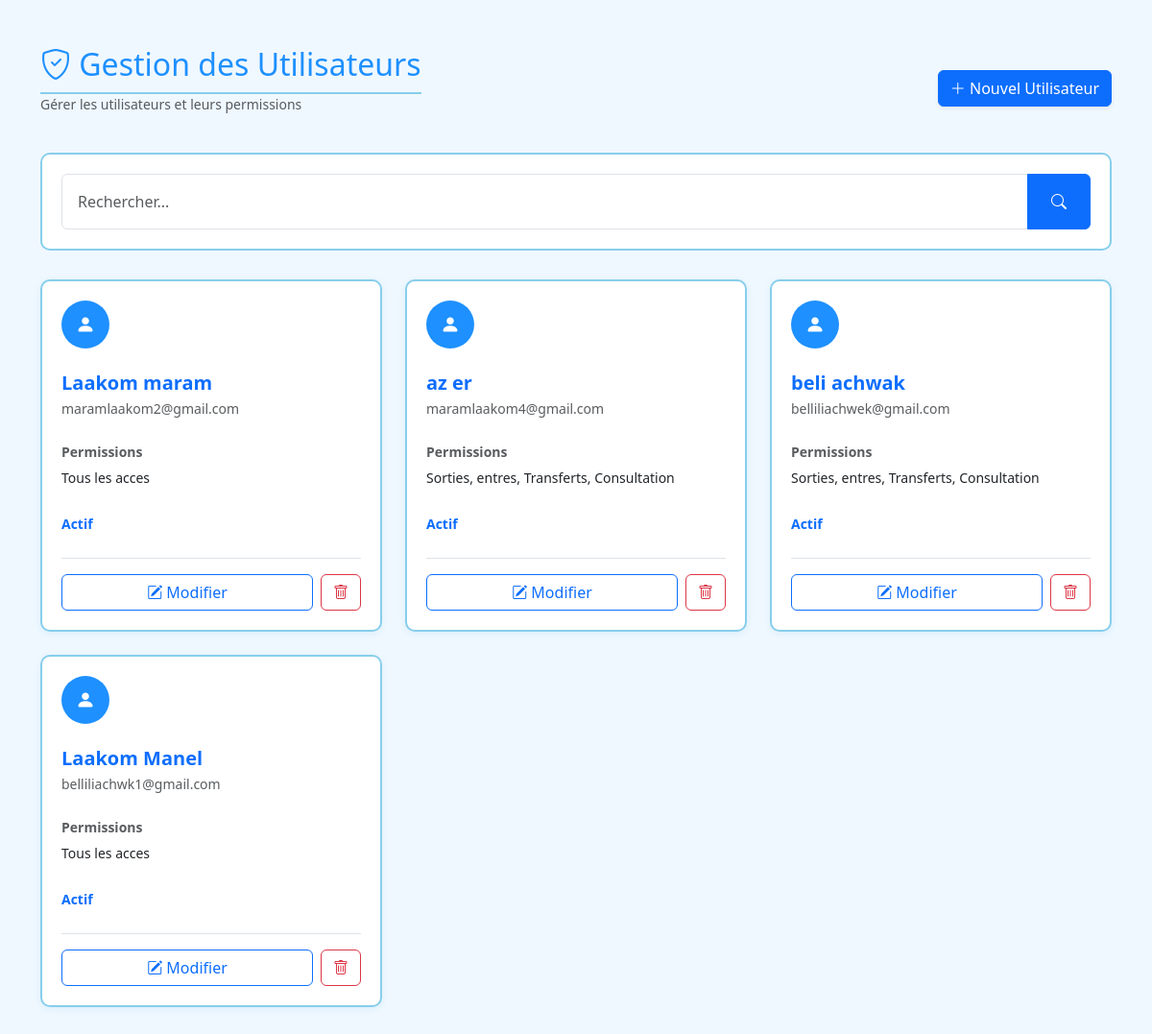
Screenshot of /Admin/gestionutilisateur/listeutilisateur.php (signed in) with the database file from the repository.
### tables this page shows
CREATE TABLE `utilisateur` (
  `id_utilisateur` int(11) NOT NULL,
  `nom` varchar(100) NOT NULL,
  `prenom` varchar(100) NOT NULL,
  `email` varchar(100) NOT NULL,
  `mot_de_passe` varchar(255) NOT NULL,
  `role` varchar(20) DEFAULT 'employe_stock',
  `etat_compte` enum('actif','bloque') DEFAULT 'actif',
  `date_creation` datetime DEFAULT current_timestamp(),
  `code_verif` int(6) DEFAULT NULL,
  `token_recuperation` varchar(100) DEFAULT NULL
);

### Admin/gestionutilisateur/listeutilisateur.php (the view, shortened to what this page needs)
<?php
require_once '../../includes/connexion.php';
if (isset($_GET['search'])) {
    $search = $_GET['search'];
} else {
    $search = "";
}
if ($search != "") {
    $stmt = $pdo->prepare("SELECT * FROM utilisateur
                           WHERE (nom LIKE ? OR prenom LIKE ? OR email LIKE ?) AND etat_compte = 'actif'");
    $stmt->execute(["%$search%", "%$search%", "%$search%"]);
} else {
    $stmt = $pdo->query("SELECT * FROM utilisateur WHERE etat_compte = 'actif'");
}
$users = $stmt->fetchAll();
?>
<!DOCTYPE html>
<html lang="fr">
<head>
    <link href="https://cdn.jsdelivr.net/npm/bootstrap@5.3.0/dist/css/bootstrap.min.css" rel="stylesheet">
    <link rel="stylesheet" href="https://cdn.jsdelivr.net/npm/bootstrap-icons@1.11.0/font/bootstrap-icons.css">
    <link rel="stylesheet" href="../../css/base.css">
    <link rel="stylesheet" href="../../css/cards.css">
</head>
<!DOCTYPE html>
<html lang="fr">
<head>
    <link href="https://cdn.jsdelivr.net/npm/bootstrap@5.3.0/dist/css/bootstrap.min.css" rel="stylesheet">
    <link rel="stylesheet" href="https://cdn.jsdelivr.net/npm/bootstrap-icons@1.11.0/font/bootstrap-icons.css">
    <link rel="stylesheet" href="../../css/base.css">
    <link rel="stylesheet" href="../../css/cards.css">
</head>
<body>
<div class="container py-5">
    <div class="d-flex justify-content-between align-items-center mb-4">
        <div>
            <h2 class="mb-0"><i class="bi bi-shield-check"></i> Gestion des Utilisateurs</h2>
            <p class="text-muted small">Gérer les utilisateurs et leurs permissions</p>
        </div>
        <a href="adduser.php" class="btn btn-primary shadow-sm">
            <i class="bi bi-plus-lg"></i> Nouvel Utilisateur
        </a>
    </div>
    <div class="search-container ">
        <form method="GET" >
            <div class="input-group">
                <input type="text" name="search" class="form-control p-3" placeholder="Rechercher...">
                <button class="btn btn-primary px-4"><i class="bi bi-search"></i></button>
            </div>
        </form>
    </div>
     <div class="row g-4">
    <?php if (empty($users)): ?>
        <div class="col-12">
            <div class="no-results shadow-sm">
                <i class="bi bi-person-x" style="font-size: 4rem; color: var(--secondary);"></i>
                <h4 class="mt-3 fw-bold" style="color: var(--primary);">Aucun utilisateur trouve</h4>
                <p class="text-muted">Essayez une autre recherche ou ajoutez un nouvel utilisateur</p>
            </div>
        </div>
    <?php else: ?>
        <?php foreach ($users as $u):
            $role_badge = ($u['role'] == 'Admin') ? 'bg-admin' : 'bg-employe';
        ?>
            <div class="col-md-4">
                <div class="user-card">
                    <div class="d-flex justify-content-between align-items-start mb-4">
                        <div class="avatar-circle">
                            <i class="bi bi-person-fill"></i>
                        </div>
                        <span class="badge rounded-pill <?= $role_badge ?> px-3 py-2">
                        </span>
                    </div>
                    <h5 class="fw-bold mb-1 text-primary"><?= htmlspecialchars($u['nom'] . ' ' . $u['prenom']) ?></h5>
                    <p class="text-muted small mb-4"><?= htmlspecialchars($u['email']) ?></p>
                    <div class="mb-4">
                        <label class="text-muted small d-block mb-1 fw-bold">Permissions</label>
                        <span class="small text-dark">
                            <?php
                                if($u['role'] == 'Admin') echo "Tous les acces";
                                elseif($u['role'] == 'employe_stock') echo "Sorties, entres, Transferts, Consultation";
                            ?>
                        </span>
                    </div>
                    <div class="mb-4">
                        <span class="small text-primary fw-bold">
                            <?= ucfirst(htmlspecialchars($u['etat_compte'])) ?>
                        </span>
                    </div>
                    <div class="d-flex gap-2 border-top pt-3 mt-auto">
                        <a href="modifieruser.php?id=<?= $u['id_utilisateur'] ?>" class="btn btn-outline-primary flex-grow-1">
                            <i class="bi bi-pencil-square"></i> Modifier
                        </a>
                        <a href="deleteuser.php?id=<?= $u['id_utilisateur'] ?>"
                           class="btn btn-outline-danger"
                           onclick="return confirm('Voulez-vous vraiment supprimer cet utilisateur ?')">
                            <i class="bi bi-trash"></i>
                        </a>
                    </div>
                </div>
            </div>
        <?php endforeach; ?>
    <?php endif; ?>
</div>
</div>
</body>
</html>

### css/base.css (style rules this page uses)
:root { --primary: #1e90ff; --primary-dark: #0066cc; --secondary: #87ceeb; --danger: #ff6b6b; --success: #009900; --bg: #f0f8ff; --text-muted: #4682b4; }
body { background-color: var(--bg) ; }
h2 { color: var(--primary); border-bottom: 2px solid var(--secondary); padding-bottom: 10px; margin-bottom: 30px; }

### css/cards.css (style rules this page uses)
.user-card { background: white; border-radius: 10px; border: 2px solid var(--secondary); padding: 20px; box-shadow: 0 2px 10px rgba(135, 206, 235, 0.2); transition: transform 0.3s ease; height: 100%; display: flex; flex-direction: column; }
.search-container { background-color: white; padding: 20px; border-radius: 10px; border: 2px solid var(--secondary); margin-bottom: 30px; }
.avatar-circle { width: 50px; height: 50px; background: var(--primary); color: white; border-radius: 50%; display: flex; align-items: center; justify-content: center; font-size: 20px; }

### rows the page displays
utilisateur: nom+prenom "Laakom maram", email "maramlaakom2@gmail.com", role "Tous les acces", etat_compte "Actif"
utilisateur: nom+prenom "az er", email "maramlaakom4@gmail.com", shows "Sorties, entres, Transferts, Consultation", etat_compte "Actif"
utilisateur: nom+prenom "beli achwak", email "belliliachwek@gmail.com", shows "Sorties, entres, Transferts, Consultation", etat_compte "Actif"
utilisateur: nom+prenom "Laakom Manel", email "belliliachwk1@gmail.com", role "Tous les acces", etat_compte "Actif"
